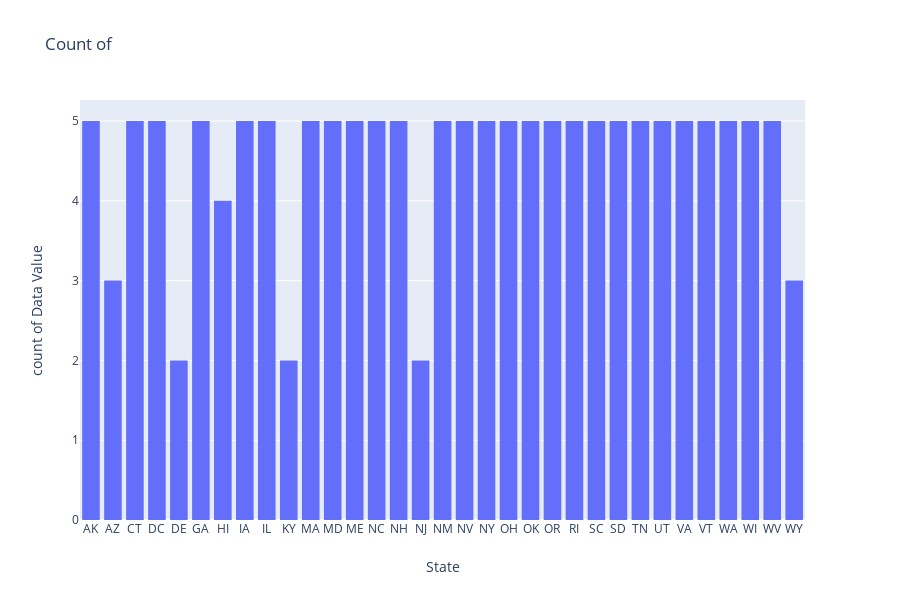

Notebook code for this chart:
### Code cell
fig = px.histogram(df, x="State", y= "Data Value", title="Count of ")
fig.show()

### Figure 1 — Plotly figure (JSON) as saved in the notebook; plotly's stock layout.template omitted (floating-point values rounded to 4 significant figures; data arrays with more than 128 entries replaced by an {"elided": "..."} marker saying what was removed)
{"data": [{"alignmentgroup": "True", "bingroup": "x", "hoverlabel": {"namelength": 0}, "hovertemplate": "State=%{x}<br>count of Data Value=%{y}", "legendgroup": "", "marker": {"color": "#636efa"}, "name": "", "offsetgroup": "", "orientation": "v", "showlegend": false, "type": "histogram", "x": {"elided": "151 str values"}, "xaxis": "x", "y": {"elided": "151 int values"}, "yaxis": "y"}], "layout": {"barmode": "relative", "height": 600, "legend": {"tracegroupgap": 0}, "title": {"text": "Count of "}, "xaxis": {"anchor": "y", "domain": [0, 0.98], "title": {"text": "State"}}, "yaxis": {"anchor": "x", "domain": [0, 1], "title": {"text": "count of Data Value"}}}}
